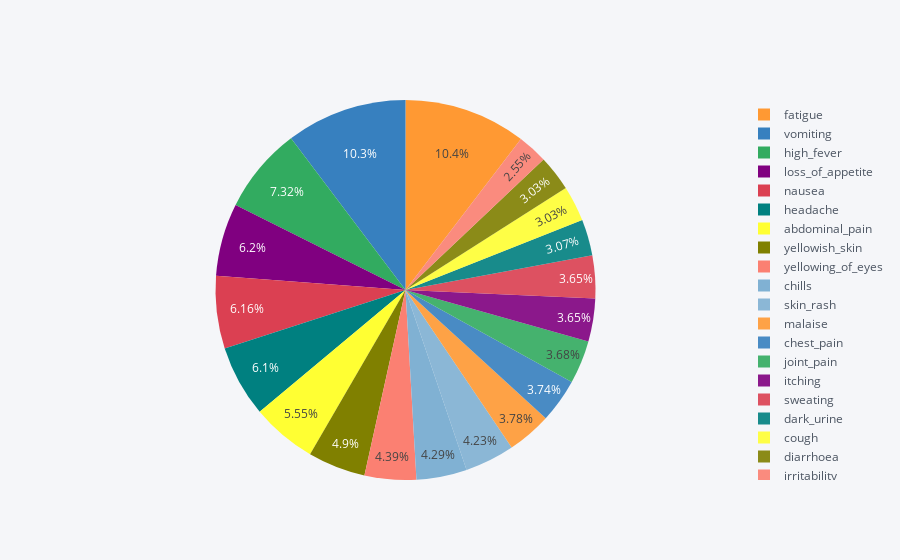

The notebook cell saved with this chart:
### Code cell
disyes[:20].iplot(kind='pie',labels='index',values=1)

### Figure 1 — Plotly figure (JSON) as saved in the notebook; plotly's stock layout.template omitted (floating-point values rounded to 4 significant figures)
{"data": [{"labels": ["fatigue", "vomiting", "high_fever", "loss_of_appetite", "nausea", "headache", "abdominal_pain", "yellowish_skin", "yellowing_of_eyes", "chills", "skin_rash", "malaise", "chest_pain", "joint_pain", "itching", "sweating", "dark_urine", "cough", "diarrhoea", "irritability"], "marker": {"colors": ["rgba(255, 153, 51, 1.0)", "rgba(55, 128, 191, 1.0)", "rgba(50, 171, 96, 1.0)", "rgba(128, 0, 128, 1.0)", "rgba(219, 64, 82, 1.0)", "rgba(0, 128, 128, 1.0)", "rgba(255, 255, 51, 1.0)", "rgba(128, 128, 0, 1.0)", "rgba(251, 128, 114, 1.0)", "rgba(128, 177, 211, 1.0)", "rgba(128, 177, 211, 0.8999999999999999)", "rgba(255, 153, 51, 0.8999999999999999)", "rgba(55, 128, 191, 0.8999999999999999)", "rgba(50, 171, 96, 0.8999999999999999)", "rgba(128, 0, 128, 0.8999999999999999)", "rgba(219, 64, 82, 0.8999999999999999)", "rgba(0, 128, 128, 0.8999999999999999)", "rgba(255, 255, 51, 0.8999999999999999)", "rgba(128, 128, 0, 0.8999999999999999)", "rgba(251, 128, 114, 0.8999999999999999)"]}, "name": "", "type": "pie", "values": [1932, 1914, 1362, 1152, 1146, 1134, 1032, 912, 816, 798, 786, 702, 696, 684, 678, 678, 570, 564, 564, 474]}], "layout": {"legend": {"bgcolor": "#F5F6F9", "font": {"color": "#4D5663"}}, "paper_bgcolor": "#F5F6F9", "plot_bgcolor": "#F5F6F9", "titlefont": {"color": "#4D5663"}}}
